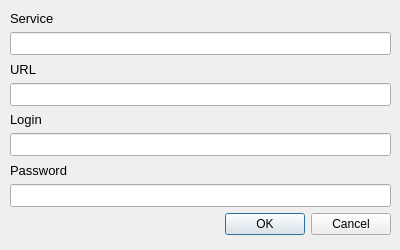
<?xml version="1.0" encoding="UTF-8"?>
<ui version="4.0">
 <class>Form</class>
 <widget class="QWidget" name="Form">
  <property name="geometry">
   <rect>
    <x>0</x>
    <y>0</y>
    <width>400</width>
    <height>250</height>
   </rect>
  </property>
  <property name="windowTitle">
   <string>Form</string>
  </property>
  <widget class="QWidget" name="gridLayoutWidget">
   <property name="geometry">
    <rect>
     <x>10</x>
     <y>10</y>
     <width>381</width>
     <height>225</height>
    </rect>
   </property>
   <layout class="QGridLayout" name="gridLayout">
    <item row="3" column="0">
     <widget class="QLineEdit" name="URLedit">
      <property name="font">
       <font>
        <pointsize>10</pointsize>
       </font>
      </property>
     </widget>
    </item>
    <item row="2" column="0">
     <widget class="QLabel" name="label_2">
      <property name="font">
       <font>
        <pointsize>10</pointsize>
       </font>
      </property>
      <property name="text">
       <string>URL</string>
      </property>
     </widget>
    </item>
    <item row="7" column="0">
     <widget class="QLineEdit" name="passwordEdit">
      <property name="font">
       <font>
        <pointsize>10</pointsize>
       </font>
      </property>
     </widget>
    </item>
    <item row="6" column="0">
     <widget class="QLabel" name="label_3">
      <property name="font">
       <font>
        <pointsize>10</pointsize>
       </font>
      </property>
      <property name="text">
       <string>Password</string>
      </property>
     </widget>
    </item>
    <item row="5" column="0">
     <widget class="QLineEdit" name="loginEdit">
      <property name="font">
       <font>
        <pointsize>10</pointsize>
       </font>
      </property>
     </widget>
    </item>
    <item row="8" column="0">
     <widget class="QDialogButtonBox" name="buttonBox">
      <property name="standardButtons">
       <set>QDialogButtonBox::Cancel|QDialogButtonBox::Ok</set>
      </property>
     </widget>
    </item>
    <item row="4" column="0">
     <widget class="QLabel" name="label">
      <property name="font">
       <font>
        <pointsize>10</pointsize>
       </font>
      </property>
      <property name="text">
       <string>Login</string>
      </property>
     </widget>
    </item>
    <item row="0" column="0">
     <widget class="QLabel" name="label_4">
      <property name="font">
       <font>
        <pointsize>10</pointsize>
       </font>
      </property>
      <property name="text">
       <string>Service</string>
      </property>
     </widget>
    </item>
    <item row="1" column="0">
     <widget class="QLineEdit" name="ServiceEdit">
      <property name="font">
       <font>
        <pointsize>10</pointsize>
       </font>
      </property>
     </widget>
    </item>
   </layout>
  </widget>
 </widget>
 <resources/>
 <connections/>
</ui>
